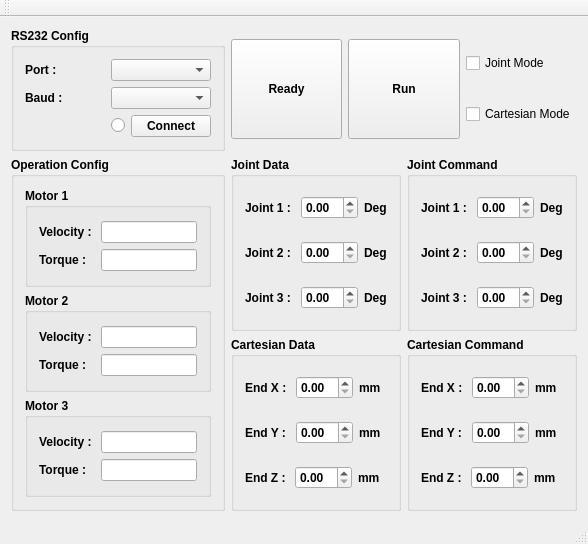
<?xml version="1.0" encoding="UTF-8"?>
<ui version="4.0">
 <class>MainWindow</class>
 <widget class="QMainWindow" name="MainWindow">
  <property name="geometry">
   <rect>
    <x>0</x>
    <y>0</y>
    <width>588</width>
    <height>544</height>
   </rect>
  </property>
  <property name="windowTitle">
   <string>MainWindow</string>
  </property>
  <widget class="QWidget" name="centralWidget">
   <layout class="QGridLayout" name="gridLayout_9">
    <item row="0" column="0">
     <widget class="QGroupBox" name="groupBox_16">
      <property name="font">
       <font>
        <weight>75</weight>
        <bold>true</bold>
       </font>
      </property>
      <property name="title">
       <string>RS232 Config</string>
      </property>
      <layout class="QGridLayout" name="gridLayout_16">
       <item row="0" column="0">
        <layout class="QHBoxLayout" name="horizontalLayout">
         <item>
          <layout class="QVBoxLayout" name="verticalLayout_12">
           <item>
            <widget class="QLabel" name="label_19">
             <property name="font">
              <font>
               <weight>75</weight>
               <bold>true</bold>
              </font>
             </property>
             <property name="text">
              <string>Port : </string>
             </property>
            </widget>
           </item>
           <item>
            <widget class="QLabel" name="label_20">
             <property name="font">
              <font>
               <weight>75</weight>
               <bold>true</bold>
              </font>
             </property>
             <property name="text">
              <string>Baud : </string>
             </property>
            </widget>
           </item>
          </layout>
         </item>
         <item>
          <layout class="QVBoxLayout" name="verticalLayout_13">
           <item>
            <widget class="QComboBox" name="comboPort">
             <property name="minimumSize">
              <size>
               <width>100</width>
               <height>0</height>
              </size>
             </property>
             <property name="font">
              <font>
               <weight>75</weight>
               <bold>true</bold>
              </font>
             </property>
            </widget>
           </item>
           <item>
            <widget class="QComboBox" name="comboBaud">
             <property name="font">
              <font>
               <weight>75</weight>
               <bold>true</bold>
              </font>
             </property>
            </widget>
           </item>
          </layout>
         </item>
        </layout>
       </item>
       <item row="1" column="0">
        <layout class="QHBoxLayout" name="horizontalLayout_3">
         <item>
          <spacer name="horizontalSpacer_14">
           <property name="font">
            <font>
             <weight>75</weight>
             <bold>true</bold>
            </font>
           </property>
           <property name="orientation">
            <enum>Qt::Horizontal</enum>
           </property>
           <property name="sizeHint" stdset="0">
            <size>
             <width>40</width>
             <height>20</height>
            </size>
           </property>
          </spacer>
         </item>
         <item>
          <widget class="QRadioButton" name="rbComState">
           <property name="text">
            <string/>
           </property>
           <property name="autoRepeatDelay">
            <number>300</number>
           </property>
          </widget>
         </item>
         <item>
          <widget class="QPushButton" name="btnConnect">
           <property name="font">
            <font>
             <weight>75</weight>
             <bold>true</bold>
            </font>
           </property>
           <property name="text">
            <string>Connect</string>
           </property>
          </widget>
         </item>
        </layout>
       </item>
      </layout>
     </widget>
    </item>
    <item row="0" column="1" colspan="2">
     <layout class="QHBoxLayout" name="horizontalLayout_18">
      <item>
       <widget class="QPushButton" name="btnReady">
        <property name="minimumSize">
         <size>
          <width>0</width>
          <height>100</height>
         </size>
        </property>
        <property name="font">
         <font>
          <weight>75</weight>
          <bold>true</bold>
         </font>
        </property>
        <property name="text">
         <string>Ready</string>
        </property>
       </widget>
      </item>
      <item>
       <widget class="QPushButton" name="btnRun">
        <property name="minimumSize">
         <size>
          <width>0</width>
          <height>100</height>
         </size>
        </property>
        <property name="font">
         <font>
          <weight>75</weight>
          <bold>true</bold>
         </font>
        </property>
        <property name="text">
         <string>Run</string>
        </property>
       </widget>
      </item>
      <item>
       <layout class="QVBoxLayout" name="verticalLayout_7">
        <item>
         <widget class="QCheckBox" name="cbJMode">
          <property name="text">
           <string>Joint Mode</string>
          </property>
         </widget>
        </item>
        <item>
         <widget class="QCheckBox" name="cbCMode">
          <property name="text">
           <string>Cartesian Mode</string>
          </property>
         </widget>
        </item>
       </layout>
      </item>
     </layout>
    </item>
    <item row="1" column="0" rowspan="2">
     <widget class="QGroupBox" name="groupBox_17">
      <property name="font">
       <font>
        <weight>75</weight>
        <bold>true</bold>
       </font>
      </property>
      <property name="title">
       <string>Operation Config</string>
      </property>
      <layout class="QGridLayout" name="gridLayout_4">
       <item row="0" column="0">
        <widget class="QGroupBox" name="groupBox">
         <property name="font">
          <font>
           <weight>75</weight>
           <bold>true</bold>
          </font>
         </property>
         <property name="title">
          <string>Motor 1</string>
         </property>
         <layout class="QGridLayout" name="gridLayout">
          <item row="0" column="0">
           <layout class="QHBoxLayout" name="horizontalLayout_2">
            <item>
             <layout class="QVBoxLayout" name="verticalLayout">
              <item>
               <widget class="QLabel" name="label_31">
                <property name="font">
                 <font>
                  <weight>75</weight>
                  <bold>true</bold>
                 </font>
                </property>
                <property name="text">
                 <string>Velocity : </string>
                </property>
               </widget>
              </item>
              <item>
               <widget class="QLabel" name="label_32">
                <property name="font">
                 <font>
                  <weight>75</weight>
                  <bold>true</bold>
                 </font>
                </property>
                <property name="text">
                 <string>Torque : </string>
                </property>
               </widget>
              </item>
             </layout>
            </item>
            <item>
             <layout class="QVBoxLayout" name="verticalLayout_2">
              <item>
               <widget class="QLineEdit" name="txtVel_1"/>
              </item>
              <item>
               <widget class="QLineEdit" name="txtTor_1"/>
              </item>
             </layout>
            </item>
           </layout>
          </item>
         </layout>
        </widget>
       </item>
       <item row="1" column="0">
        <widget class="QGroupBox" name="groupBox_2">
         <property name="font">
          <font>
           <weight>75</weight>
           <bold>true</bold>
          </font>
         </property>
         <property name="title">
          <string>Motor 2</string>
         </property>
         <layout class="QGridLayout" name="gridLayout_2">
          <item row="0" column="0">
           <layout class="QHBoxLayout" name="horizontalLayout_4">
            <item>
             <layout class="QVBoxLayout" name="verticalLayout_3">
              <item>
               <widget class="QLabel" name="label_33">
                <property name="font">
                 <font>
                  <weight>75</weight>
                  <bold>true</bold>
                 </font>
                </property>
                <property name="text">
                 <string>Velocity : </string>
                </property>
               </widget>
              </item>
              <item>
               <widget class="QLabel" name="label_34">
                <property name="font">
                 <font>
                  <weight>75</weight>
                  <bold>true</bold>
                 </font>
                </property>
                <property name="text">
                 <string>Torque : </string>
                </property>
               </widget>
              </item>
             </layout>
            </item>
            <item>
             <layout class="QVBoxLayout" name="verticalLayout_4">
              <item>
               <widget class="QLineEdit" name="txtVel_2"/>
              </item>
              <item>
               <widget class="QLineEdit" name="txtTor_2"/>
              </item>
             </layout>
            </item>
           </layout>
          </item>
         </layout>
        </widget>
       </item>
       <item row="2" column="0">
        <widget class="QGroupBox" name="groupBox_3">
         <property name="font">
          <font>
           <weight>75</weight>
           <bold>true</bold>
          </font>
         </property>
         <property name="title">
          <string>Motor 3</string>
         </property>
         <layout class="QGridLayout" name="gridLayout_3">
          <item row="0" column="0">
           <layout class="QHBoxLayout" name="horizontalLayout_5">
            <item>
             <layout class="QVBoxLayout" name="verticalLayout_5">
              <item>
               <widget class="QLabel" name="label_35">
                <property name="font">
                 <font>
                  <weight>75</weight>
                  <bold>true</bold>
                 </font>
                </property>
                <property name="text">
                 <string>Velocity : </string>
                </property>
               </widget>
              </item>
              <item>
               <widget class="QLabel" name="label_36">
                <property name="font">
                 <font>
                  <weight>75</weight>
                  <bold>true</bold>
                 </font>
                </property>
                <property name="text">
                 <string>Torque : </string>
                </property>
               </widget>
              </item>
             </layout>
            </item>
            <item>
             <layout class="QVBoxLayout" name="verticalLayout_6">
              <item>
               <widget class="QLineEdit" name="txtVel_3"/>
              </item>
              <item>
               <widget class="QLineEdit" name="txtTor_3"/>
              </item>
             </layout>
            </item>
           </layout>
          </item>
         </layout>
        </widget>
       </item>
      </layout>
     </widget>
    </item>
    <item row="1" column="1">
     <widget class="QGroupBox" name="groupBox_4">
      <property name="font">
       <font>
        <weight>75</weight>
        <bold>true</bold>
       </font>
      </property>
      <property name="title">
       <string>Joint Data</string>
      </property>
      <layout class="QGridLayout" name="gridLayout_6">
       <item row="0" column="0">
        <layout class="QHBoxLayout" name="horizontalLayout_6">
         <item>
          <widget class="QLabel" name="label_37">
           <property name="font">
            <font>
             <weight>75</weight>
             <bold>true</bold>
            </font>
           </property>
           <property name="text">
            <string>Joint 1 : </string>
           </property>
          </widget>
         </item>
         <item>
          <widget class="QDoubleSpinBox" name="spJoint1"/>
         </item>
         <item>
          <widget class="QLabel" name="label">
           <property name="font">
            <font>
             <weight>75</weight>
             <bold>true</bold>
            </font>
           </property>
           <property name="text">
            <string>Deg</string>
           </property>
          </widget>
         </item>
        </layout>
       </item>
       <item row="1" column="0">
        <layout class="QHBoxLayout" name="horizontalLayout_7">
         <item>
          <widget class="QLabel" name="label_38">
           <property name="font">
            <font>
             <weight>75</weight>
             <bold>true</bold>
            </font>
           </property>
           <property name="text">
            <string>Joint 2 : </string>
           </property>
          </widget>
         </item>
         <item>
          <widget class="QDoubleSpinBox" name="spJoint2"/>
         </item>
         <item>
          <widget class="QLabel" name="label_2">
           <property name="font">
            <font>
             <weight>75</weight>
             <bold>true</bold>
            </font>
           </property>
           <property name="text">
            <string>Deg</string>
           </property>
          </widget>
         </item>
        </layout>
       </item>
       <item row="2" column="0">
        <layout class="QHBoxLayout" name="horizontalLayout_8">
         <item>
          <widget class="QLabel" name="label_39">
           <property name="font">
            <font>
             <weight>75</weight>
             <bold>true</bold>
            </font>
           </property>
           <property name="text">
            <string>Joint 3 : </string>
           </property>
          </widget>
         </item>
         <item>
          <widget class="QDoubleSpinBox" name="spJoint3"/>
         </item>
         <item>
          <widget class="QLabel" name="label_3">
           <property name="font">
            <font>
             <weight>75</weight>
             <bold>true</bold>
            </font>
           </property>
           <property name="text">
            <string>Deg</string>
           </property>
          </widget>
         </item>
        </layout>
       </item>
      </layout>
     </widget>
    </item>
    <item row="1" column="2">
     <widget class="QGroupBox" name="groupBox_6">
      <property name="font">
       <font>
        <weight>75</weight>
        <bold>true</bold>
       </font>
      </property>
      <property name="title">
       <string>Joint Command</string>
      </property>
      <layout class="QGridLayout" name="gridLayout_7">
       <item row="0" column="0">
        <layout class="QHBoxLayout" name="horizontalLayout_12">
         <item>
          <widget class="QLabel" name="label_43">
           <property name="font">
            <font>
             <weight>75</weight>
             <bold>true</bold>
            </font>
           </property>
           <property name="text">
            <string>Joint 1 : </string>
           </property>
          </widget>
         </item>
         <item>
          <widget class="QDoubleSpinBox" name="spJoint1Cmd"/>
         </item>
         <item>
          <widget class="QLabel" name="label_7">
           <property name="font">
            <font>
             <weight>75</weight>
             <bold>true</bold>
            </font>
           </property>
           <property name="text">
            <string>Deg</string>
           </property>
          </widget>
         </item>
        </layout>
       </item>
       <item row="1" column="0">
        <layout class="QHBoxLayout" name="horizontalLayout_13">
         <item>
          <widget class="QLabel" name="label_44">
           <property name="font">
            <font>
             <weight>75</weight>
             <bold>true</bold>
            </font>
           </property>
           <property name="text">
            <string>Joint 2 : </string>
           </property>
          </widget>
         </item>
         <item>
          <widget class="QDoubleSpinBox" name="spJoint2Cmd"/>
         </item>
         <item>
          <widget class="QLabel" name="label_8">
           <property name="font">
            <font>
             <weight>75</weight>
             <bold>true</bold>
            </font>
           </property>
           <property name="text">
            <string>Deg</string>
           </property>
          </widget>
         </item>
        </layout>
       </item>
       <item row="2" column="0">
        <layout class="QHBoxLayout" name="horizontalLayout_14">
         <item>
          <widget class="QLabel" name="label_45">
           <property name="font">
            <font>
             <weight>75</weight>
             <bold>true</bold>
            </font>
           </property>
           <property name="text">
            <string>Joint 3 : </string>
           </property>
          </widget>
         </item>
         <item>
          <widget class="QDoubleSpinBox" name="spJoint3Cmd"/>
         </item>
         <item>
          <widget class="QLabel" name="label_9">
           <property name="font">
            <font>
             <weight>75</weight>
             <bold>true</bold>
            </font>
           </property>
           <property name="text">
            <string>Deg</string>
           </property>
          </widget>
         </item>
        </layout>
       </item>
      </layout>
     </widget>
    </item>
    <item row="2" column="1">
     <widget class="QGroupBox" name="groupBox_5">
      <property name="font">
       <font>
        <weight>75</weight>
        <bold>true</bold>
       </font>
      </property>
      <property name="title">
       <string>Cartesian Data</string>
      </property>
      <layout class="QGridLayout" name="gridLayout_5">
       <item row="0" column="0">
        <layout class="QHBoxLayout" name="horizontalLayout_9">
         <item>
          <widget class="QLabel" name="label_40">
           <property name="font">
            <font>
             <weight>75</weight>
             <bold>true</bold>
            </font>
           </property>
           <property name="text">
            <string>End X : </string>
           </property>
          </widget>
         </item>
         <item>
          <widget class="QDoubleSpinBox" name="spEndX"/>
         </item>
         <item>
          <widget class="QLabel" name="label_4">
           <property name="font">
            <font>
             <weight>75</weight>
             <bold>true</bold>
            </font>
           </property>
           <property name="text">
            <string>mm</string>
           </property>
          </widget>
         </item>
        </layout>
       </item>
       <item row="1" column="0">
        <layout class="QHBoxLayout" name="horizontalLayout_10">
         <item>
          <widget class="QLabel" name="label_41">
           <property name="font">
            <font>
             <weight>75</weight>
             <bold>true</bold>
            </font>
           </property>
           <property name="text">
            <string>End Y : </string>
           </property>
          </widget>
         </item>
         <item>
          <widget class="QDoubleSpinBox" name="spEndY"/>
         </item>
         <item>
          <widget class="QLabel" name="label_5">
           <property name="font">
            <font>
             <weight>75</weight>
             <bold>true</bold>
            </font>
           </property>
           <property name="text">
            <string>mm</string>
           </property>
          </widget>
         </item>
        </layout>
       </item>
       <item row="2" column="0">
        <layout class="QHBoxLayout" name="horizontalLayout_11">
         <item>
          <widget class="QLabel" name="label_42">
           <property name="font">
            <font>
             <weight>75</weight>
             <bold>true</bold>
            </font>
           </property>
           <property name="text">
            <string>End Z : </string>
           </property>
          </widget>
         </item>
         <item>
          <widget class="QDoubleSpinBox" name="spEndZ"/>
         </item>
         <item>
          <widget class="QLabel" name="label_6">
           <property name="font">
            <font>
             <weight>75</weight>
             <bold>true</bold>
            </font>
           </property>
           <property name="text">
            <string>mm</string>
           </property>
          </widget>
         </item>
        </layout>
       </item>
      </layout>
     </widget>
    </item>
    <item row="2" column="2">
     <widget class="QGroupBox" name="groupBox_7">
      <property name="font">
       <font>
        <weight>75</weight>
        <bold>true</bold>
       </font>
      </property>
      <property name="title">
       <string>Cartesian Command</string>
      </property>
      <layout class="QGridLayout" name="gridLayout_8">
       <item row="0" column="0">
        <layout class="QHBoxLayout" name="horizontalLayout_15">
         <item>
          <widget class="QLabel" name="label_46">
           <property name="font">
            <font>
             <weight>75</weight>
             <bold>true</bold>
            </font>
           </property>
           <property name="text">
            <string>End X : </string>
           </property>
          </widget>
         </item>
         <item>
          <widget class="QDoubleSpinBox" name="spEndXCmd"/>
         </item>
         <item>
          <widget class="QLabel" name="label_10">
           <property name="font">
            <font>
             <weight>75</weight>
             <bold>true</bold>
            </font>
           </property>
           <property name="text">
            <string>mm</string>
           </property>
          </widget>
         </item>
        </layout>
       </item>
       <item row="1" column="0">
        <layout class="QHBoxLayout" name="horizontalLayout_16">
         <item>
          <widget class="QLabel" name="label_47">
           <property name="font">
            <font>
             <weight>75</weight>
             <bold>true</bold>
            </font>
           </property>
           <property name="text">
            <string>End Y : </string>
           </property>
          </widget>
         </item>
         <item>
          <widget class="QDoubleSpinBox" name="spEndYCmd"/>
         </item>
         <item>
          <widget class="QLabel" name="label_11">
           <property name="font">
            <font>
             <weight>75</weight>
             <bold>true</bold>
            </font>
           </property>
           <property name="text">
            <string>mm</string>
           </property>
          </widget>
         </item>
        </layout>
       </item>
       <item row="2" column="0">
        <layout class="QHBoxLayout" name="horizontalLayout_17">
         <item>
          <widget class="QLabel" name="label_48">
           <property name="font">
            <font>
             <weight>75</weight>
             <bold>true</bold>
            </font>
           </property>
           <property name="text">
            <string>End Z : </string>
           </property>
          </widget>
         </item>
         <item>
          <widget class="QDoubleSpinBox" name="spEndZCmd"/>
         </item>
         <item>
          <widget class="QLabel" name="label_12">
           <property name="font">
            <font>
             <weight>75</weight>
             <bold>true</bold>
            </font>
           </property>
           <property name="text">
            <string>mm</string>
           </property>
          </widget>
         </item>
        </layout>
       </item>
      </layout>
     </widget>
    </item>
   </layout>
  </widget>
  <widget class="QMenuBar" name="menuBar">
   <property name="geometry">
    <rect>
     <x>0</x>
     <y>0</y>
     <width>588</width>
     <height>20</height>
    </rect>
   </property>
  </widget>
  <widget class="QToolBar" name="mainToolBar">
   <attribute name="toolBarArea">
    <enum>TopToolBarArea</enum>
   </attribute>
   <attribute name="toolBarBreak">
    <bool>false</bool>
   </attribute>
  </widget>
  <widget class="QStatusBar" name="statusBar"/>
 </widget>
 <layoutdefault spacing="6" margin="11"/>
 <resources/>
 <connections>
  <connection>
   <sender>cbJMode</sender>
   <signal>clicked()</signal>
   <receiver>cbCMode</receiver>
   <slot>toggle()</slot>
   <hints>
    <hint type="sourcelabel">
     <x>503</x>
     <y>82</y>
    </hint>
    <hint type="destinationlabel">
     <x>519</x>
     <y>125</y>
    </hint>
   </hints>
  </connection>
  <connection>
   <sender>cbCMode</sender>
   <signal>clicked()</signal>
   <receiver>cbJMode</receiver>
   <slot>toggle()</slot>
   <hints>
    <hint type="sourcelabel">
     <x>546</x>
     <y>130</y>
    </hint>
    <hint type="destinationlabel">
     <x>554</x>
     <y>76</y>
    </hint>
   </hints>
  </connection>
 </connections>
</ui>
